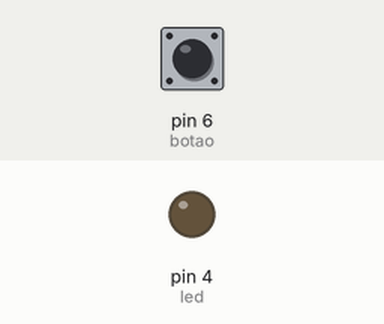
A sketch run on a simulated Arduino Uno, built with avr-gcc and run on an emulated ATmega328P. Shown: output pins drawn as LEDs (lit = HIGH). The inputs (shaded band) are chosen by the test bench; at power-on: pin 6 (botao) LOW.

Above: at 1.2 s.
1.3 s: pin 6 (botao) pulled HIGH for 0.15 s
At 2.45 s:
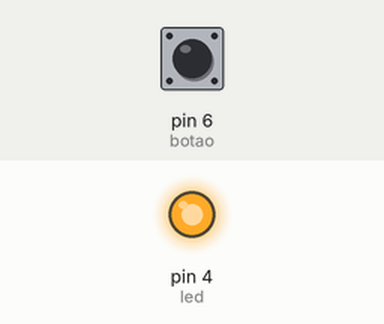
Timing chart, 0 to 7.8 s (numbered marks = the images above; inputs shaded):
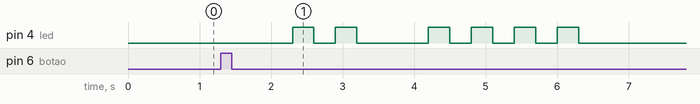

The sketch:

exercicio07.ino
```cpp
int contadorCliques = 1;
int botao = 6;
int led = 4;
bool botaoLigado = false;

void setup()
{
  pinMode(botao, INPUT);
  pinMode(led, OUTPUT);
}

void loop()
{
  bool estadoBotao = digitalRead(botao);

  if(estadoBotao == true || botaoLigado == true) {
    botaoLigado = true;
    if(contadorCliques == 1) {
    	digitalWrite(led, 1);
      	digitalWrite(led, 0);
       	contadorCliques++;
      	delay(1000);
    } else if(contadorCliques == 2) {
    	digitalWrite(led, 1);
      	delay(300);
      	digitalWrite(led, 0);
      	delay(300);
      	digitalWrite(led, 1);
      	delay(300);
      	digitalWrite(led, 0);
      	delay(1000);
      	contadorCliques++;
    } else if (contadorCliques == 3) {
    	digitalWrite(led, 1);
      	delay(300);
      	digitalWrite(led, 0);
      	delay(300);
      	digitalWrite(led, 1);
      	delay(300);
      	digitalWrite(led, 0);
      	delay(300);
      	digitalWrite(led, 1);
      	delay(300);
      	digitalWrite(led, 0);
      	delay(300);
      	digitalWrite(led, 1);
      	delay(300);
      	digitalWrite(led, 0);
      	contadorCliques++;
      	delay(1000);

    }

  }

}
```

Measured:
- after the input at 1.3 s, pin 4 (led): goes HIGH 0.30 s, LOW 0.30 s, HIGH 0.30 s, LOW 1.0 s, 3 × (HIGH 0.30 s, LOW 0.30 s), HIGH 0.30 s, then LOW, starting after 1.0 s
